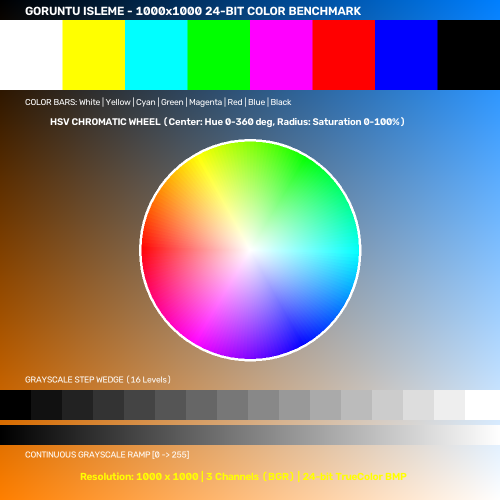
#> input picture Hafta_7/girdi/renkli_1000x1000.bmp, 1000 x 1000 px (shown at 1/2 size)
$ python main.py
#> lines starting #> are read from the running program, lines starting #| are printed output that depends on the picture; after the words box and inside, x2 and y2 are one past the last pixel; in counts of white or black regions, pixels touching at a corner belong together
#!/usr/bin/env python3
# -*- coding: utf-8 -*-
"""
Ödev 7.3: Renkli BMP Görüntüsünü Farklı Renk Uzaylarına (HSV, HSI, YUV, CIE Lab) Dönüştürme ve BMP Kaydetme
Ders: Görüntü İşleme
Tarih: 16 Kasım 2026

Bu betik:
1. RGB/BGR renk uzayında ve BMP formatındaki renkli görüntüyü OpenCV ile açar.
2. 4 farklı renk uzayına dönüştürür:
   - HSV: cv2.cvtColor (COLOR_BGR2HSV)
   - HSI: Gonzalez & Woods standart formülüyle sıfırdan vektörize dönüşüm (OpenCV'de doğrudan BGR2HSI yoktur)
   - YUV: cv2.cvtColor (COLOR_BGR2YUV)
   - CIE L*a*b*: cv2.cvtColor (COLOR_BGR2LAB)
3. Her bir renk uzayı sonucunu 3-kanallı 24-bit .bmp formatında kaydeder.
4. Kanalların (H, S, V, I, Y, U, V, L*, a*, b*) istatistiklerini, formüllerini ve karşılaştırmalı görsel panelini üretir.
"""

import os
import sys
import argparse
import numpy as np
import cv2
import matplotlib.pyplot as plt


def bgr_to_hsi(bgr_img):
    """
    Gonzalez & Woods (Digital Image Processing) standart HSI dönüşümü.
    Girdi: uint8 [0, 255] BGR görüntü
    Çıktı: uint8 [0, 255] HSI görüntü (Kanal 0: H, Kanal 1: S, Kanal 2: I)

    Formüller:
    - I = (R + G + B) / 3
    - S = 1 - (3 / (R + G + B)) * min(R, G, B) = 1 - min(R, G, B) / I  (I > 0)
    - theta = arccos( 0.5 * [(R - G) + (R - B)] / sqrt((R - G)^2 + (R - B)(G - B)) )
    - H = theta (B <= G ise) veya 360 - theta (B > G ise)
    """
    bgr_norm = bgr_img.astype(np.float32) / 255.0
    b = bgr_norm[:, :, 0]
    g = bgr_norm[:, :, 1]
    r = bgr_norm[:, :, 2]

    # 1. Intensity (I) [0.0 - 1.0]
    intensity = (r + g + b) / 3.0

    # 2. Saturation (S) [0.0 - 1.0]
    min_rgb = np.minimum(np.minimum(r, g), b)
    saturation = np.zeros_like(intensity)
    non_zero = intensity > 1e-6
    saturation[non_zero] = 1.0 - (min_rgb[non_zero] / intensity[non_zero])

    # 3. Hue (H) [0 - 360 derece]
    num = 0.5 * ((r - g) + (r - b))
    den = np.sqrt((r - g)**2 + (r - b) * (g - b)) + 1e-8
    theta = np.arccos(np.clip(num / den, -1.0, 1.0)) * (180.0 / np.pi)

    hue = theta.copy()
    hue[b > g] = 360.0 - theta[b > g]

    # 8-bit [0, 255] aralığına ölçekleme
    # Hue: [0, 360) -> [0, 255]
    h_8u = np.clip(np.round((hue / 360.0) * 255.0), 0, 255).astype(np.uint8)
    s_8u = np.clip(np.round(saturation * 255.0), 0, 255).astype(np.uint8)
    i_8u = np.clip(np.round(intensity * 255.0), 0, 255).astype(np.uint8)

    return np.dstack([h_8u, s_8u, i_8u])


def get_channel_stats(img_3c):
    """3 kanallı görüntünün her kanalı için min, max, ortalama ve standart sapmayı döner."""
    stats = []
    for c in range(3):
        ch = img_3c[:, :, c]
        stats.append({
            "min": int(np.min(ch)),
            "max": int(np.max(ch)),
            "mean": float(np.mean(ch)),
            "std": float(np.std(ch))
        })
    return stats


def main():
    parser = argparse.ArgumentParser(description="Renk Uzayı Dönüşümleri (HSV, HSI, YUV, CIE Lab) ve BMP Kaydetme")
    parser.add_argument("--input", default="../girdi/renkli_1000x1000.bmp", help="Girdi renkli BMP yolu")
    parser.add_argument("--outdir", default="cikti", help="Çıktı klasörü")
    args = parser.parse_args()

    script_dir = os.path.dirname(os.path.abspath(__file__))
    input_path = os.path.normpath(os.path.join(script_dir, args.input))
    cikti_dir = os.path.normpath(os.path.join(script_dir, args.outdir))
    os.makedirs(cikti_dir, exist_ok=True)

    print("================================================================================")
    print("   ÖDEV 7.3: RENK UZAYLARI DÖNÜŞÜMÜ (HSV, HSI, YUV, CIE LAB) VE BMP KAYDETME    ")
    print("================================================================================")

    # 1. Girdi Görüntüsünü Aç
    if not os.path.exists(input_path):
        raise FileNotFoundError(f"Girdi dosyası bulunamadı: {input_path}")

    resim_bgr = cv2.imread(input_path, cv2.IMREAD_COLOR)
#> resim_bgr is the input picture: shape (1000, 1000, 3); mean B, G, R 136.2, 139.9, 142.6
    if resim_bgr is None:
        raise ValueError(f"OpenCV görüntüyü açamadı: {input_path}")

    h, w, c = resim_bgr.shape
    fsize_in = os.path.getsize(input_path)
    print(f"\n[1] Girdi Görüntüsü Yüklendi:")
    print(f"    - Dosya: {input_path}")
    print(f"    - Çözünürlük: {w} x {h} ({w*h:,} piksel)")
#|     - Çözünürlük: 1000 x 1000 (1,000,000 piksel)
    print(f"    - Kanal Sayısı: {c} (BGR)")
#|     - Kanal Sayısı: 3 (BGR)
    print(f"    - Dosya Boyutu: {fsize_in:,} bayt ({fsize_in / (1024*1024):.2f} MB)")

    # 2. Renk Uzayı Dönüşümleri
    print("\n[2] Renk Uzayı Dönüşümleri Hesaplanıyor...")

    # 2.1. HSV (Hue, Saturation, Value)
    print("    -> 1/4: HSV Dönüşümü (cv2.COLOR_BGR2HSV)...")
    resim_hsv = cv2.cvtColor(resim_bgr, cv2.COLOR_BGR2HSV)
#> resim_hsv: shape (1000, 1000, 3); mean H, S, V 54.8, 132, 193

    # 2.2. HSI (Hue, Saturation, Intensity) - Özel Fonksiyon
    print("    -> 2/4: HSI Dönüşümü (Gonzalez & Woods Kuramsal Formülü)...")
    resim_hsi = bgr_to_hsi(resim_bgr)
#> in bgr_to_hsi, `min_rgb = np.minimum(np.minimum(r, g), b)`:
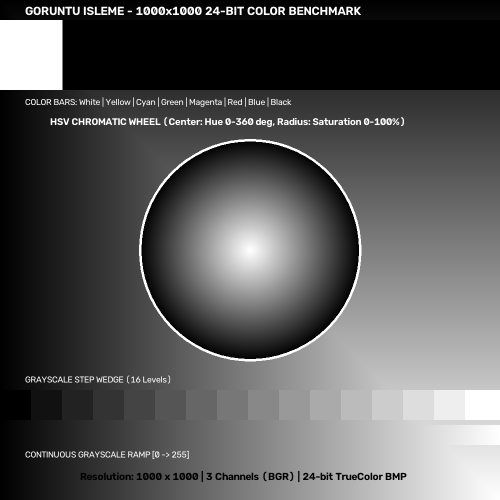
#> min_rgb: shape (1000, 1000) float32 (shown at 1/2 size); min 0, max 1, mean 0.337
#> in bgr_to_hsi, `non_zero = intensity > 1e-6`:
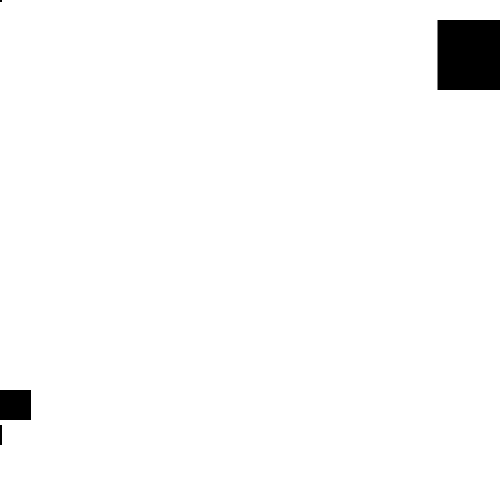
#> non_zero: shape (1000, 1000) bool (shown at 1/2 size); 97.9% white; 4 black regions (1 under 20 px), largest, box (x1, y1, x2, y2) and area: (875, 40, 1000, 180) 17500, (0, 780, 62, 840) 3720, (0, 850, 4, 890) 160
#> in bgr_to_hsi, `num = 0.5 * ((r - g) + (r - b))`:
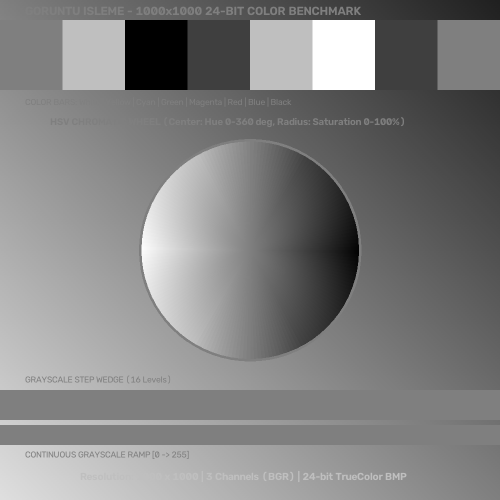
#> num: shape (1000, 1000) float32 (shown at 1/2 size); min -1, max 1, mean 0.0177; drawn with min black and max white
#> in bgr_to_hsi, `den = np.sqrt((r - g)**2 + (r - b) * (g - b)) + 1e-8`:
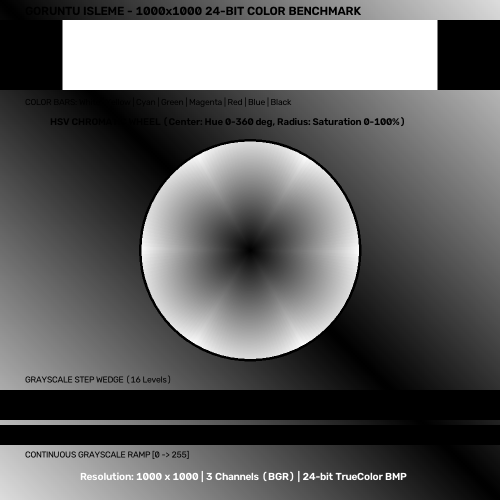
#> den: shape (1000, 1000) float32 (shown at 1/2 size); min 1e-08, max 1, mean 0.383
#> in bgr_to_hsi, `hue[b > g] = 360.0 - theta[b > g]`:
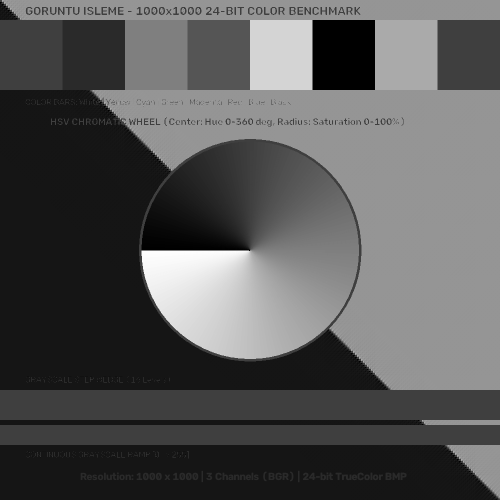
#> hue: shape (1000, 1000) float32 (shown at 1/2 size); min 0, max 359.2, mean 123.2; drawn with min black and max white
#> in bgr_to_hsi, `return np.dstack([h_8u, s_8u, i_8u])`:
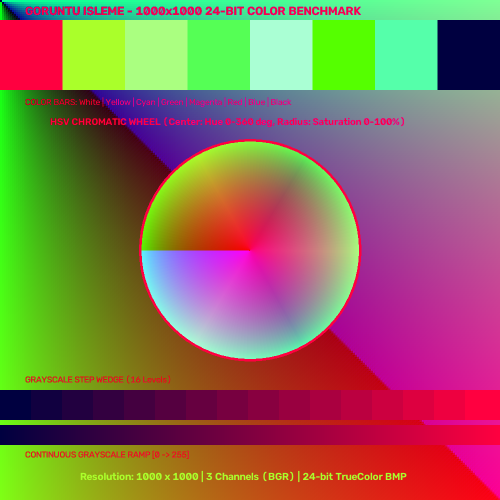
#> returned value: shape (1000, 1000, 3) (shown at 1/2 size); mean of channels 0, 1, 2 87.3, 109.4, 139.6; drawn as B, G, R

    # 2.3. YUV (Luma Y, U-Chroma, V-Chroma)
    print("    -> 3/4: YUV Dönüşümü (cv2.COLOR_BGR2YUV)...")
    resim_yuv = cv2.cvtColor(resim_bgr, cv2.COLOR_BGR2YUV)
#> resim_yuv: shape (1000, 1000, 3); mean of channels 0, 1, 2 140.3, 126, 130

    # 2.4. CIE L*a*b* (L*: Lightness, a*: Green-Red, b*: Blue-Yellow)
    print("    -> 4/4: CIE L*a*b* Dönüşümü (cv2.COLOR_BGR2LAB)...")
    resim_lab = cv2.cvtColor(resim_bgr, cv2.COLOR_BGR2LAB)
#> resim_lab: shape (1000, 1000, 3); mean of channels 0, 1, 2 155.7, 135.3, 132.8

    donusumler = {
        "HSV": {
            "img": resim_hsv,
            "filename": "resim_hsv.bmp",
            "channels": ["Ton (Hue: 0-180)", "Doygunluk (Saturation: 0-255)", "Değer (Value: 0-255)"],
            "desc": "Silindirik Model: V = max(R,G,B). Işık şiddetinden bağımsız renk segmentasyonu."
        },
        "HSI": {
            "img": resim_hsi,
            "filename": "resim_hsi.bmp",
            "channels": ["Ton (Hue: 0-255)", "Doygunluk (Saturation: 0-255)", "Şiddet (Intensity: 0-255)"],
            "desc": "Çift Konik Model: I = (R+G+B)/3 ortalama luma enerjisi. Klasik literatür standardı."
        },
        "YUV": {
            "img": resim_yuv,
            "filename": "resim_yuv.bmp",
            "channels": ["Aydınlık (Luma Y: 0-255)", "Krominans U (Mavi Farkı)", "Krominans V (Kırmızı Farkı)"],
            "desc": "Yayın & Sıkıştırma: Luma renkten ayrık, video kodekleri (H.264/HEVC) için kroma alt örnekleme."
        },
        "CIE Lab": {
            "img": resim_lab,
            "filename": "resim_cielab.bmp",
            "channels": ["Algısal Parlaklık (L*: 0-255)", "Kromatik a* (Yeşil <-> Kırmızı)", "Kromatik b* (Mavi <-> Sarı)"],
            "desc": "Algısal Düzgün Uzay: Öklid mesafesi algılanan renk farkına (Delta E) tam orantılıdır."
        }
    }

    # 3. Her Birini BMP Formatında Kaydet
    print("\n[3] Dönüştürülen Görüntüler BMP Formatında Kaydediliyor...")
    saved_files = {}
    for name, info in donusumler.items():
        out_filepath = os.path.join(cikti_dir, info["filename"])
        # BMP olarak yaz (uint8 3 kanal)
        cv2.imwrite(out_filepath, info["img"])
        fsize = os.path.getsize(out_filepath)
        saved_files[name] = {
            "path": out_filepath,
            "size": fsize
        }
        print(f"    - {name:<10}: {out_filepath} ({fsize:,} bayt / {fsize/(1024*1024):.2f} MB)")
#> this loop made 4 passes
#> name on passes 1 to 4: 'HSV', 'HSI', 'YUV', 'CIE Lab'
#> (printed output is left out)
#> after the loop, saved_files = 4 items

    # 4. Sayısal ve İstatistiksel Rapor
    print("\n[4] Kanal İstatistikleri ve Rapor Oluşturuluyor...")
    rapor_path = os.path.join(cikti_dir, "donusum_raporu.txt")
    with open(rapor_path, "w", encoding="utf-8") as f:
        f.write("================================================================================\n")
        f.write("    ÖDEV 7.3: RENK UZAYI DÖNÜŞÜMLERİ (HSV, HSI, YUV, CIE LAB) RAPORU            \n")
        f.write("================================================================================\n\n")
        f.write(f"Tarih: 16 Kasım 2026\n")
        f.write(f"Girdi Dosyası: {input_path} ({w}x{h}, 3 Kanal BGR, {fsize_in:,} bayt)\n\n")

        f.write("1. ÜRETİLEN BMP DOSYALARI VE BOYUTLARI\n")
        f.write("   -----------------------------------------------------------------------------\n")
        f.write(f"   {'Renk Uzayı':<15} | {'Dosya Adı':<20} | {'Disk Boyutu':<18} | {'Durum':<10}\n")
        f.write("   -----------------------------------------------------------------------------\n")
        for name, sinfo in saved_files.items():
            f.write(f"   {name:<15} | {os.path.basename(sinfo['path']):<20} | {sinfo['size']:,} bayt ({sinfo['size']/(1024*1024):.2f} MB) | Başarılı\n")
        f.write("   -----------------------------------------------------------------------------\n\n")

        f.write("2. KANAL DÜZEYİNDE İSTATİSTİKSEL ANALİZ (Min, Max, Ortalama, Std. Sapma)\n")
        for name, info in donusumler.items():
            f.write(f"\n   [*] {name} Uzayı Kanalları:\n")
            stats = get_channel_stats(info["img"])
            for c_idx, ch_name in enumerate(info["channels"]):
                st = stats[c_idx]
                f.write(f"       - Kanal {c_idx} ({ch_name}):\n")
                f.write(f"         Min: {st['min']:>3} | Max: {st['max']:>3} | Ort: {st['mean']:>6.2f} | Std: {st['std']:>6.2f}\n")

        f.write("\n3. HSV İLE HSI ARASINDAKİ TEMEL FARKLAR\n")
        f.write("   - HSV'de Değer (Value): V = max(R, G, B) formülüyle hesaplanır. Üç renkten en yükseğini alır.\n")
        f.write("   - HSI'de Şiddet (Intensity): I = (R + G + B) / 3 formülüyle hesaplanır. Ortalama enerjidir.\n")
        f.write("   - Doygunluk Tanımları:\n")
        f.write("     * S_HSV = (V - min(R, G, B)) / V\n")
        f.write("     * S_HSI = 1 - (min(R, G, B) / I)\n")
        f.write("   - Bu farktan ötürü HSV ve HSI görsel olarak benzer görünse de piksel değerleri sayısal olarak\n")
        f.write("     farklıdır ve HSI insan algısındaki ışık enerjisini (luma) daha dengeli modeller.\n\n")

        f.write("4. KURAMSAL DÖNÜŞÜM FORMÜLLERİ\n")
        f.write("   - BGR -> YUV:\n")
        f.write("     Y =  0.299*R + 0.587*G + 0.114*B\n")
        f.write("     U = -0.147*R - 0.289*G + 0.436*B + 128 = 0.492*(B - Y) + 128\n")
        f.write("     V =  0.615*R - 0.515*G - 0.100*B + 128 = 0.877*(R - Y) + 128\n\n")
        f.write("   - BGR -> CIE L*a*b*:\n")
        f.write("     Önce BGR -> CIE XYZ standart beyaz nokta D65 referansıyla dönüştürülür;\n")
        f.write("     Ardından L* = 116 * f(Y/Yn) - 16, a* = 500 * [f(X/Xn) - f(Y/Yn)], b* = 200 * [f(Y/Yn) - f(Z/Zn)]\n")
        f.write("     bağıntılarıyla algısal düzgün küreye izdüşürülür.\n")

    print(f"    - Sayısal dönüşüm raporu kaydedildi: {rapor_path}")
#|     - Sayısal dönüşüm raporu kaydedildi: Hafta_7/7.4/cikti/donusum_raporu.txt

    # 5. Kapsamlı Görselleştirme Paneli (5 Satır x 4 Sütun Grid)
    print("\n[5] Karşılaştırmalı Görsel Panel (5x4 Grid) Oluşturuluyor...")
    fig, axes = plt.subplots(5, 4, figsize=(18, 22))

    # Satır 0: BGR / RGB
    resim_rgb = cv2.cvtColor(resim_bgr, cv2.COLOR_BGR2RGB)
    axes[0, 0].imshow(resim_rgb)
    axes[0, 0].set_title("Orijinal Renkli (RGB Bileşimi)", fontweight="bold", fontsize=11)
    axes[0, 0].axis("off")
    axes[0, 1].imshow(resim_rgb[:, :, 0], cmap="Reds")
    axes[0, 1].set_title("RGB: Kırmızı (Red) Kanalı", fontweight="bold", fontsize=10)
    axes[0, 1].axis("off")
    axes[0, 2].imshow(resim_rgb[:, :, 1], cmap="Greens")
    axes[0, 2].set_title("RGB: Yeşil (Green) Kanalı", fontweight="bold", fontsize=10)
    axes[0, 2].axis("off")
    axes[0, 3].imshow(resim_rgb[:, :, 2], cmap="Blues")
    axes[0, 3].set_title("RGB: Mavi (Blue) Kanalı", fontweight="bold", fontsize=10)
    axes[0, 3].axis("off")

    # Satır 1: HSV
    # BMP olarak kaydedilen HSV 3-kanallı görseli direkt gösterim
    axes[1, 0].imshow(resim_hsv)
    axes[1, 0].set_title("1. HSV (Bileşik BMP Görseli)", fontweight="bold", fontsize=11)
    axes[1, 0].axis("off")
    axes[1, 1].imshow(resim_hsv[:, :, 0], cmap="hsv")
    axes[1, 1].set_title("HSV: Ton (Hue 0-180°)", fontweight="bold", fontsize=10)
    axes[1, 1].axis("off")
    axes[1, 2].imshow(resim_hsv[:, :, 1], cmap="gray")
    axes[1, 2].set_title("HSV: Doygunluk (Saturation 0-255)", fontweight="bold", fontsize=10)
    axes[1, 2].axis("off")
    axes[1, 3].imshow(resim_hsv[:, :, 2], cmap="gray")
    axes[1, 3].set_title("HSV: Parlaklık (Value: max(R,G,B))", fontweight="bold", fontsize=10)
    axes[1, 3].axis("off")

    # Satır 2: HSI
    axes[2, 0].imshow(resim_hsi)
    axes[2, 0].set_title("2. HSI (Bileşik BMP Görseli)", fontweight="bold", fontsize=11)
    axes[2, 0].axis("off")
    axes[2, 1].imshow(resim_hsi[:, :, 0], cmap="hsv")
    axes[2, 1].set_title("HSI: Ton (Hue 0-255)", fontweight="bold", fontsize=10)
    axes[2, 1].axis("off")
    axes[2, 2].imshow(resim_hsi[:, :, 1], cmap="gray")
    axes[2, 2].set_title("HSI: Doygunluk (Saturation 0-255)", fontweight="bold", fontsize=10)
    axes[2, 2].axis("off")
    axes[2, 3].imshow(resim_hsi[:, :, 2], cmap="gray")
    axes[2, 3].set_title("HSI: Şiddet (Intensity: (R+G+B)/3)", fontweight="bold", fontsize=10)
    axes[2, 3].axis("off")

    # Satır 3: YUV
    axes[3, 0].imshow(resim_yuv)
    axes[3, 0].set_title("3. YUV (Bileşik BMP Görseli)", fontweight="bold", fontsize=11)
    axes[3, 0].axis("off")
    axes[3, 1].imshow(resim_yuv[:, :, 0], cmap="gray")
    axes[3, 1].set_title("YUV: Aydınlık (Luma Y)", fontweight="bold", fontsize=10)
    axes[3, 1].axis("off")
    axes[3, 2].imshow(resim_yuv[:, :, 1], cmap="coolwarm")
    axes[3, 2].set_title("YUV: Krominans U (Mavi Farkı)", fontweight="bold", fontsize=10)
    axes[3, 2].axis("off")
    axes[3, 3].imshow(resim_yuv[:, :, 2], cmap="coolwarm")
    axes[3, 3].set_title("YUV: Krominans V (Kırmızı Farkı)", fontweight="bold", fontsize=10)
    axes[3, 3].axis("off")

    # Satır 4: CIE Lab
    axes[4, 0].imshow(resim_lab)
    axes[4, 0].set_title("4. CIE L*a*b* (Bileşik BMP Görseli)", fontweight="bold", fontsize=11)
    axes[4, 0].axis("off")
    axes[4, 1].imshow(resim_lab[:, :, 0], cmap="gray")
    axes[4, 1].set_title("CIE Lab: Algısal Aydınlık (L*)", fontweight="bold", fontsize=10)
    axes[4, 1].axis("off")
    axes[4, 2].imshow(resim_lab[:, :, 1], cmap="RdYlGn_r")
    axes[4, 2].set_title("CIE Lab: a* Kanalı (Yeşil <-> Kırmızı)", fontweight="bold", fontsize=10)
    axes[4, 2].axis("off")
    axes[4, 3].imshow(resim_lab[:, :, 2], cmap="YlGnBu_r")
    axes[4, 3].set_title("CIE Lab: b* Kanalı (Mavi <-> Sarı)", fontweight="bold", fontsize=10)
    axes[4, 3].axis("off")

    plt.suptitle("Ödev 7.3: Renkli BMP Görüntüsünün Renk Uzaylarına Dönüştürülmesi (HSV, HSI, YUV, CIE Lab)\n"
                 "[Her Bir Renk Uzayı 3-Kanallı 24-bit BMP Olarak Kaydedilmiştir]",
                 fontsize=15, fontweight="bold")
    plt.tight_layout()
    panel_path = os.path.join(cikti_dir, "renk_uzaylari_paneli.png")
    plt.savefig(panel_path, dpi=200)
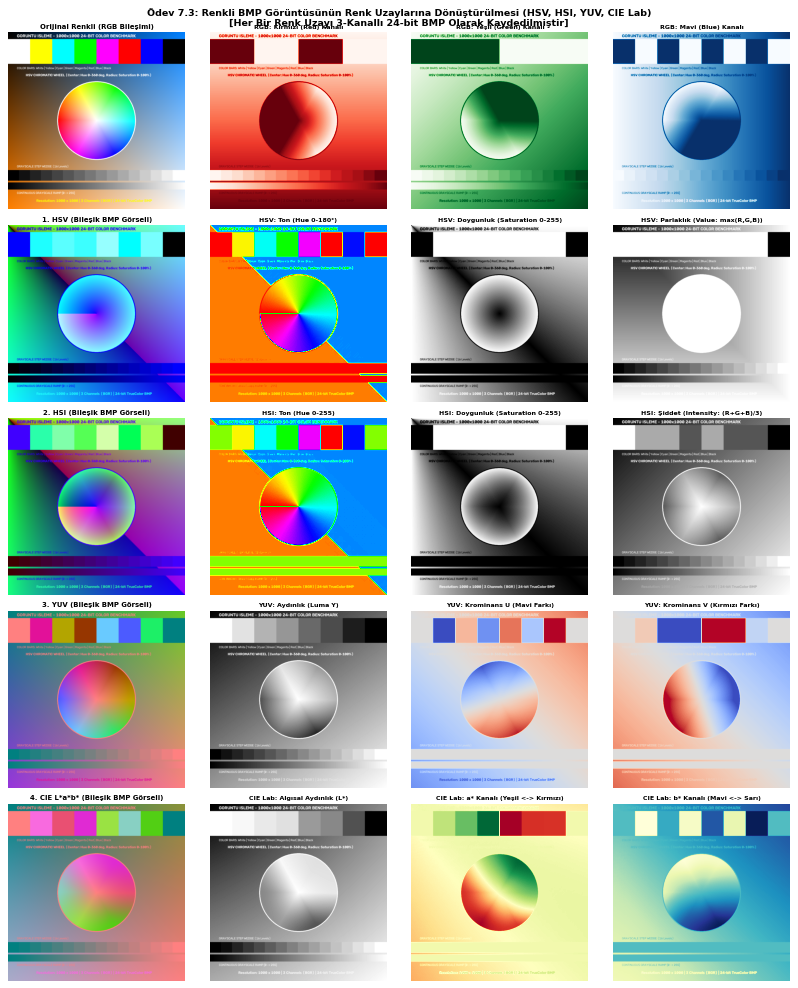
#> figure drawn by matplotlib, 20 panels; B, G, R data is drawn as R, G, B
    plt.close()
    print(f"    - Renk uzayları paneli kaydedildi: {panel_path}")
#|     - Renk uzayları paneli kaydedildi: Hafta_7/7.4/cikti/renk_uzaylari_paneli.png

    print("\n================================================================================")
    print("   ÖDEV 7.3 BAŞARIYLA TAMAMLANDI!")
    print("================================================================================")


if __name__ == "__main__":
    main()
